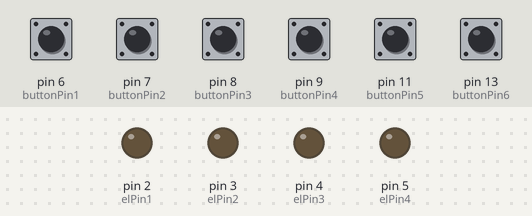
Simulated run of this sketch. Board: Arduino Uno, built with avr-gcc and run on an emulated ATmega328P. Shown: output pins drawn as LEDs (lit = HIGH). The test bench sets the inputs (shaded band); at power-on: pin 6 (buttonPin1), pin 7 (buttonPin2), pin 8 (buttonPin3), pin 9 (buttonPin4), pin 11 (buttonPin5), pin 13 (buttonPin6) HIGH. No radio packets arrive unless stated.

Above: at 1.2 s.
1.3 s: pin 6 (buttonPin1) pulled LOW for 0.15 s
At 1.5 s:
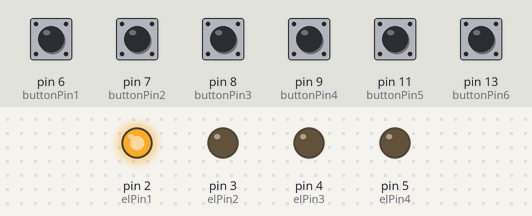
3.0 s: pin 7 (buttonPin2) pulled LOW for 0.15 s
At 3.19 s:
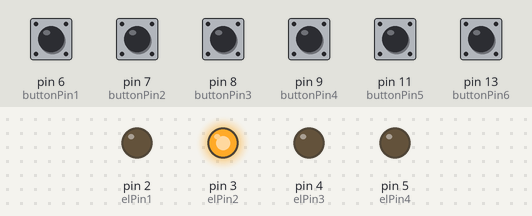
4.7 s: pin 8 (buttonPin3) pulled LOW for 0.15 s
At 4.88 s:
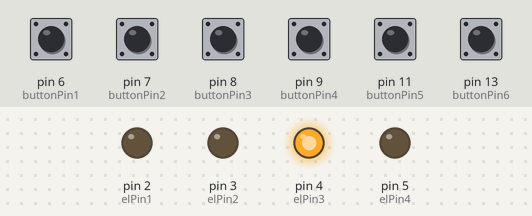
6.4 s: pin 9 (buttonPin4) pulled LOW for 0.15 s
At 6.57 s:
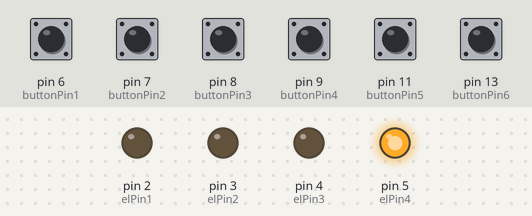
8.1 s: pin 11 (buttonPin5) pulled LOW for 0.15 s
At 8.26 s:
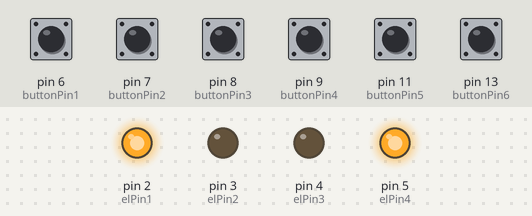
9.8 s: pin 6 (buttonPin1) driven LOW and pin 7 (buttonPin2) driven LOW and pin 8 (buttonPin3) driven LOW and pin 9 (buttonPin4) driven LOW and pin 11 (buttonPin5) driven LOW
At 10.7 s:
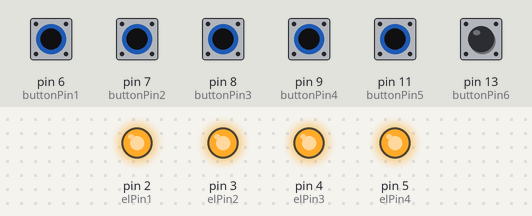
Timing chart, 0 to 12.7 s (numbered marks = the images above; inputs shaded):
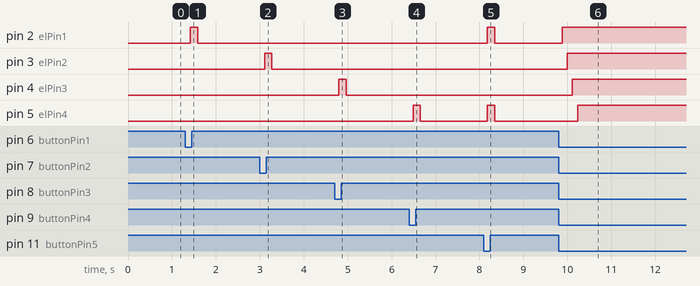

The sketch:

transmitter_test_2_5.ino
```cpp
#include <VirtualWire.h>

const int buttonPin1 = 6;
const int buttonPin2 = 7;
const int buttonPin3 = 8;
const int buttonPin4 = 9;
const int buttonPin5 = 11;
const int buttonPin6 = 13;


const int elPin1 = 2;
const int elPin2 = 3;
const int elPin3 = 4;
const int elPin4 = 5;


int buttonState1 = 0;
int buttonState2 = 0;
int buttonState3 = 0;
int buttonState4 = 0;
int buttonState5 = 0;
int buttonState6 = 0;

int buttonVal1 = 0;
int buttonVal2 = 0;
int buttonVal3 = 0;
int buttonVal4 = 0;
int buttonVal5 = 0;
int buttonVal6 = 0;

int bounceCheck1 = 0;
int bounceCheck2 = 0;
int bounceCheck3 = 0;
int bounceCheck4 = 0;
int bounceCheck5 = 0;
int bounceCheck6 = 0;

const int velSendon1 = 10127;
const int velSendon2 = 12127;
const int velSendon3 = 14127;
const int velSendon4 = 15127;
const int velSendon5 = 17127;
const int velSendon6 = 19127;

const int velSendoff1 = 10000;
const int velSendoff2 = 12000;
const int velSendoff3 = 14000;
const int velSendoff4 = 15000;
const int velSendoff5 = 17000;
const int velSendoff6 = 19000;

char charOn1[5];
char charOn2[5];
char charOn3[5];
char charOn4[5];
char charOn5[5];
char charOn6[5];

char charOff1[5];
char charOff2[5];
char charOff3[5];
char charOff4[5];
char charOff5[5];
char charOff6[5];


void setup()
{
    Serial.begin(9600);	  // Debugging only

    pinMode(buttonPin1, INPUT);
    pinMode(buttonPin2, INPUT);
    pinMode(buttonPin3, INPUT);
    pinMode(buttonPin4, INPUT);
    pinMode(buttonPin5, INPUT);
    pinMode(buttonPin6, INPUT);

    pinMode(elPin1, OUTPUT);
    pinMode(elPin2, OUTPUT);
    pinMode(elPin3, OUTPUT);
    pinMode(elPin4, OUTPUT);


    // Initialise the IO and ISR
    vw_set_ptt_inverted(true); // Required for DR3100
    vw_setup(2000);	 // Bits per sec
}

void loop()
{

 //1//
  buttonVal1 = digitalRead(buttonPin1);
  delay(9);
  //wait 10ms
  bounceCheck1 = digitalRead(buttonPin1);
  if(buttonVal1 == bounceCheck1){           //if val is the same then not a bounce
    if(buttonVal1 == LOW && buttonState1 == 0) {   //check if the input is HIGH

      itoa(velSendon1,charOn1,10);

      vw_send((uint8_t *)charOn1, strlen(charOn1));
      vw_wait_tx();                     // Wait until the whole message is gone
      buttonState1 = 1;

      digitalWrite(elPin1, HIGH);
      delay(50);
    }
    if(buttonVal1 == HIGH && buttonState1 == 1){

      itoa(velSendoff1,charOff1,10);

      vw_send((uint8_t *)charOff1, strlen(charOff1));
      vw_wait_tx();                     // Wait until the whole message is gone
      buttonState1 = 0;

      digitalWrite(elPin1, LOW);
      delay(50);
   }
  }

  //2//
  buttonVal2 = digitalRead(buttonPin2);
  delay(9);
  //wait 10ms
  bounceCheck2 = digitalRead(buttonPin2);
  if(buttonVal2 == bounceCheck2){           //if val is the same then not a bounce
    if(buttonVal2 == LOW && buttonState2 == 0) {   //check if the input is HIGH

      itoa(velSendon2,charOn2,10);

      vw_send((uint8_t *)charOn2, strlen(charOn2));
      vw_wait_tx();                     // Wait until the whole message is gone
      buttonState2 = 1;

      digitalWrite(elPin2, HIGH);
      delay(50);
    }
    if(buttonVal2 == HIGH && buttonState2 == 1){

      itoa(velSendoff2,charOff2,10);

      vw_send((uint8_t *)charOff2, strlen(charOff2));
      vw_wait_tx();                     // Wait until the whole message is gone
      buttonState2 = 0;

      digitalWrite(elPin2, LOW);
      delay(50);
   }
  }

  //3//
  buttonVal3 = digitalRead(buttonPin3);
  delay(9);
  //wait 10ms
  bounceCheck3 = digitalRead(buttonPin3);
  if(buttonVal3 == bounceCheck3){           //if val is the same then not a bounce
    if(buttonVal3 == LOW && buttonState3 == 0) {   //check if the input is HIGH

      itoa(velSendon3,charOn3,10);

      vw_send((uint8_t *)charOn3, strlen(charOn3));
      vw_wait_tx();                     // Wait until the whole message is gone
      buttonState3 = 1;

      digitalWrite(elPin3, HIGH);
      delay(50);
    }
    if(buttonVal3 == HIGH && buttonState3 == 1){

      itoa(velSendoff3,charOff3,10);

      vw_send((uint8_t *)charOff3, strlen(charOff3));
      vw_wait_tx();                     // Wait until the whole message is gone
      buttonState3 = 0;

      digitalWrite(elPin3, LOW);
      delay(50);
   }
  }

  //4//
  buttonVal4 = digitalRead(buttonPin4);
  delay(9);
  //wait 10ms
  bounceCheck4 = digitalRead(buttonPin4);
  if(buttonVal4 == bounceCheck4){           //if val is the same then not a bounce
    if(buttonVal4 == LOW && buttonState4 == 0) {   //check if the input is HIGH

      itoa(velSendon4,charOn4,10);

      vw_send((uint8_t *)charOn4, strlen(charOn4));
      vw_wait_tx();                     // Wait until the whole message is gone
      buttonState4 = 1;

      digitalWrite(elPin4, HIGH);
      delay(50);
    }
    if(buttonVal4 == HIGH && buttonState4 == 1){

      itoa(velSendoff4,charOff4,10);

      vw_send((uint8_t *)charOff4, strlen(charOff4));
      vw_wait_tx();                     // Wait until the whole message is gone
      buttonState4 = 0;

      digitalWrite(elPin4, LOW);
      delay(50);
   }
  }

  //5//
  buttonVal5 = digitalRead(buttonPin5);
  delay(9);
  //wait 10ms
  bounceCheck5 = digitalRead(buttonPin5);
  if(buttonVal5 == bounceCheck5){           //if val is the same then not a bounce
    if(buttonVal5 == LOW && buttonState5 == 0) {   //check if the input is HIGH

      itoa(velSendon5,charOn5,10);

      vw_send((uint8_t *)charOn5, strlen(charOn5));
      vw_wait_tx();                     // Wait until the whole message is gone
      buttonState5 = 1;

      digitalWrite(elPin1, HIGH);
      digitalWrite(elPin4, HIGH);
      delay(50);
    }
    if(buttonVal5 == HIGH && buttonState5 == 1){

      itoa(velSendoff5,charOff5,10);

      vw_send((uint8_t *)charOff5, strlen(charOff5));
      vw_wait_tx();                     // Wait until the whole message is gone
      buttonState5 = 0;

      digitalWrite(elPin1, LOW);
      digitalWrite(elPin4, LOW);

      delay(50);
   }
  }

  //6//
  buttonVal6 = digitalRead(buttonPin6);
  delay(9);
  //wait 10ms
  bounceCheck6 = digitalRead(buttonPin6);
  if(buttonVal6 == bounceCheck6){           //if val is the same then not a bounce
    if(buttonVal6 == LOW && buttonState6 == 0) {   //check if the input is HIGH

      itoa(velSendon6,charOn6,10);

      vw_send((uint8_t *)charOn6, strlen(charOn6));
      vw_wait_tx();                     // Wait until the whole message is gone
      buttonState6 = 1;

      digitalWrite(elPin2, HIGH);
      delay(50);
    }
    if(buttonVal6 == HIGH && buttonState6 == 1){

      itoa(velSendoff6,charOff6,10);

      vw_send((uint8_t *)charOff6, strlen(charOff6));
      vw_wait_tx();                     // Wait until the whole message is gone
      buttonState6 = 0;

      digitalWrite(elPin2, LOW);
      delay(50);
   }
  }


   /* Serial.print("charOn =" );
    Serial.print(charOn);
    Serial.print("\t charOff =" );
    Serial.print(charOff);
    Serial.print("\t velSendon =" );
    Serial.print(velSendon);
    Serial.print("\t velSendoff =" );
    Serial.println(velSendoff);
    delay(1000);  */
}
```

Measured:
- after the input at 1.3 s, pin 2 (elPin1): LOW → HIGH after 0.12 s, → LOW 0.16 s later
- after the input at 3.0 s, pin 3 (elPin2): LOW → HIGH after 0.11 s, → LOW 0.16 s later
- after the input at 4.7 s, pin 4 (elPin3): LOW → HIGH after 0.10 s, → LOW 0.16 s later
- after the input at 6.4 s, pin 5 (elPin4): LOW → HIGH after 0.09 s, → LOW 0.16 s later
- after the input at 8.1 s, pin 2 (elPin1), pin 5 (elPin4): LOW → HIGH after 0.08 s, → LOW 0.16 s later
- after the input at 9.8 s, pin 2 (elPin1): LOW → HIGH after 0.08 s; pin 3 (elPin2): LOW → HIGH after 0.20 s; pin 4 (elPin3): LOW → HIGH after 0.32 s; pin 5 (elPin4): LOW → HIGH after 0.44 s
